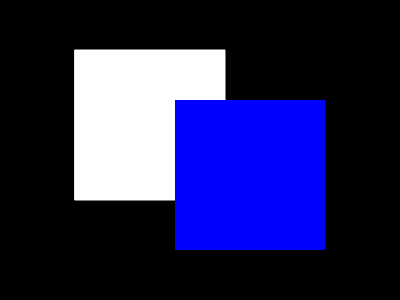
Frame 1 (no input)
Frame 60 (no input): identical to frame 1, image omitted
Frame 120 (the mouse pressed at the canvas centre since frame 60): identical to frame 1, image omitted

The p5.js sketch that drew this single still picture (run headless with seeded random() and noise() and a simulated clock; from frame 60 on, the mouse is pressed at the canvas centre):

// p5.js sketch
// ── sketch.js
function setup() {
    createCanvas(400, 300);
}

function draw() {
    background(0);
    stroke(255);
    fill(255);
    rectMode(CENTER);
    square(150, 125, 150);
    noStroke();
    fill(0, 0, 255);
    square(250, 175, 150);
}

// ── basicShapes.html
<!DOCTYPE html>
<html lang="en">
  <head>
    <meta charset="utf-8" />
    <meta name="viewport" content="width=device-width, initial-scale=1.0">

    <title>L1 - basicShapes</title>

    <link rel="stylesheet" type="text/css" href="../../lib/main-styles.css">

    <script src="../../lib/libraries/p5.min.js"></script>
  </head>

  <body>
    <script src="sketch.js"></script>
  </body>
</html>
